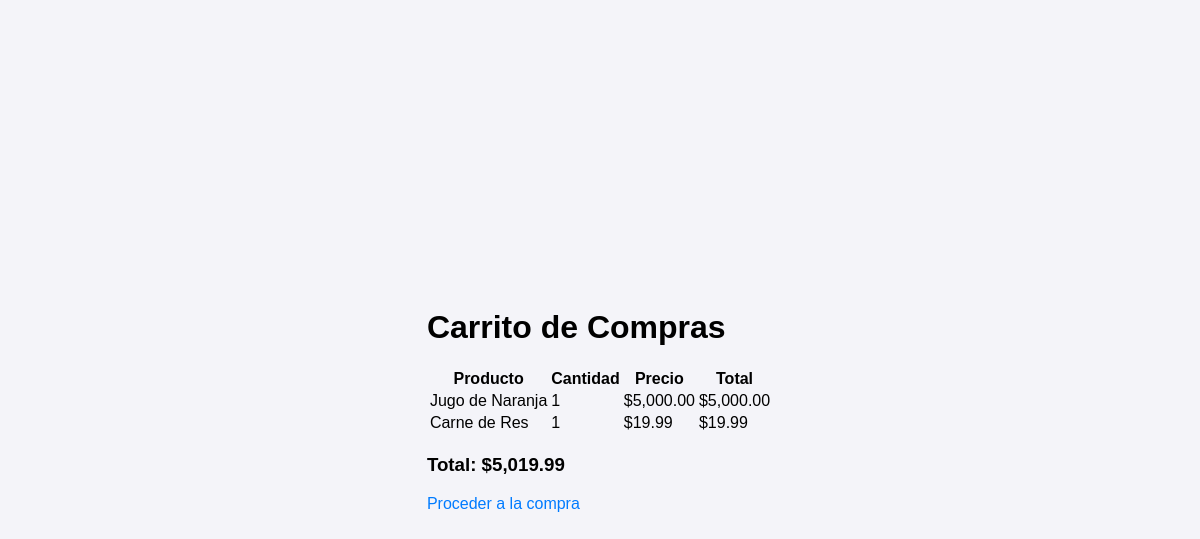
Screenshot of /carrito.php (signed in) with the database file from the repository.
### tables this page shows
CREATE TABLE `carrito` (
  `id` int(11) NOT NULL,
  `id_usuario` int(11) NOT NULL,
  `id_producto` int(11) NOT NULL,
  `cantidad` int(11) NOT NULL
);

CREATE TABLE `productos` (
  `id` int(11) NOT NULL,
  `nombre` varchar(100) NOT NULL,
  `descripcion` text DEFAULT NULL,
  `precio` decimal(10,2) NOT NULL,
  `cantidad` int(11) NOT NULL,
  `id_categoria` int(11) DEFAULT NULL,
  `id_proveedor` int(11) DEFAULT NULL,
  `fecha_agregado` timestamp NOT NULL DEFAULT current_timestamp(),
  `categoria` varchar(100) DEFAULT NULL,
  `stock` int(11) DEFAULT NULL
);

### carrito.php (the view, shortened to what this page needs)
<?php
include 'db.php';
$id_usuario = $_SESSION['usuario_id'];
$stmt = $conexion->prepare("SELECT p.nombre, c.cantidad, p.precio
                            FROM carrito c
                            JOIN productos p ON c.id_producto = p.id
                            WHERE c.id_usuario = ?");
$stmt->execute([$id_usuario]);
$productos_carrito = $stmt->fetchAll();
$total = 0;
foreach ($productos_carrito as $producto) {
    $total += $producto['precio'] * $producto['cantidad'];
}
?>
<!DOCTYPE html>
<html lang="es">
<head>
    <link rel="stylesheet" href="estilos.css">
</head>
<body>
    <div class="container">
        <h1>Carrito de Compras</h1>
        <table>
            <tr>
                <th>Producto</th>
                <th>Cantidad</th>
                <th>Precio</th>
                <th>Total</th>
            </tr>
            <?php foreach ($productos_carrito as $producto): ?>
                <tr>
                    <td><?php echo $producto['nombre']; ?></td>
                    <td><?php echo $producto['cantidad']; ?></td>
                    <td>$<?php echo number_format($producto['precio'], 2); ?></td>
                    <td>$<?php echo number_format($producto['precio'] * $producto['cantidad'], 2); ?></td>
                </tr>
            <?php endforeach; ?>
        </table>
        <h3>Total: $<?php echo number_format($total, 2); ?></h3>
        <a href="procesar_compra.php">Proceder a la compra</a>
    </div>
</body>
</html>

### estilos.css (style rules this page uses)
body { font-family: Arial, sans-serif; background-color: #f4f4f9; display: flex; justify-content: center; align-items: center; height: 100vh; margin: 0; }
a { color: #007bff; text-decoration: none; }

### rows the page displays
carrito: id_producto.nombre "Jugo de Naranja", cantidad "1", id_producto.precio "5,000.00", $producto['precio'] * $producto['cantidad'] "5,000.00"
carrito: id_producto.nombre "Carne de Res", cantidad "1", id_producto.precio "19.99", $producto['precio']*$producto['cantidad'] "19.99"

### other values shown
$total "5,019.99"
